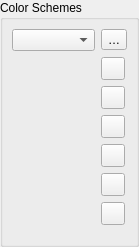
             <widget class="QWidget" name="scrollAreaWidgetContents">
              <property name="geometry">
               <rect>
                <x>0</x>
                <y>0</y>
                <width>139</width>
                <height>247</height>
               </rect>
              </property>
              <layout class="QHBoxLayout" name="horizontalLayout_46">
               <property name="leftMargin">
                <number>0</number>
               </property>
               <property name="topMargin">
                <number>0</number>
               </property>
               <property name="rightMargin">
                <number>0</number>
               </property>
               <property name="bottomMargin">
                <number>0</number>
               </property>
               <item>
                <widget class="QgsCollapsibleGroupBox" name="groupBox_7">
                 <property name="title">
                  <string>Color Schemes</string>
                 </property>
                 <layout class="QGridLayout" name="gridLayout_12">
                  <item row="7" column="1">
                   <spacer name="verticalSpacer_12">
                    <property name="orientation">
                     <enum>Qt::Vertical</enum>
                    </property>
                    <property name="sizeHint" stdset="0">
                     <size>
                      <width>20</width>
                      <height>40</height>
                     </size>
                    </property>
                   </spacer>
                  </item>
                  <item row="5" column="1">
                   <widget class="QToolButton" name="mButtonImportColors">
                    <property name="toolTip">
                     <string>Import colors from file</string>
                    </property>
                    <property name="text">
                     <string />
                    </property>
                    <property name="icon">
                     <iconset resource="../../images/images.qrc">
                      <normaloff>:/images/themes/default/mActionFileOpen.svg</normaloff>:/images/themes/default/mActionFileOpen.svg</iconset>
                    </property>
                   </widget>
                  </item>
                  <item row="1" column="0" rowspan="8">
                   <widget class="QgsColorSchemeList" name="mTreeCustomColors" native="true">
                    <property name="focusPolicy">
                     <enum>Qt::StrongFocus</enum>
                    </property>
                   </widget>
                  </item>
                  <item row="4" column="1">
                   <widget class="QToolButton" name="mButtonPasteColors">
                    <property name="toolTip">
                     <string>Paste colors</string>
                    </property>
                    <property name="text">
                     <string />
                    </property>
                    <property name="icon">
                     <iconset resource="../../images/images.qrc">
                      <normaloff>:/images/themes/default/mActionEditPaste.svg</normaloff>:/images/themes/default/mActionEditPaste.svg</iconset>
                    </property>
                   </widget>
                  </item>
                  <item row="1" column="1">
                   <widget class="QToolButton" name="mButtonAddColor">
                    <property name="toolTip">
                     <string>Add color</string>
                    </property>
                    <property name="text">
                     <string />
                    </property>
                    <property name="icon">
                     <iconset resource="../../images/images.qrc">
                      <normaloff>:/images/themes/default/symbologyAdd.svg</normaloff>:/images/themes/default/symbologyAdd.svg</iconset>
                    </property>
                   </widget>
                  </item>
                  <item row="2" column="1">
                   <widget class="QToolButton" name="mButtonRemoveColor">
                    <property name="toolTip">
                     <string>Remove color</string>
                    </property>
                    <property name="text">
                     <string />
                    </property>
                    <property name="icon">
                     <iconset resource="../../images/images.qrc">
                      <normaloff>:/images/themes/default/symbologyRemove.svg</normaloff>:/images/themes/default/symbologyRemove.svg</iconset>
                    </property>
                   </widget>
                  </item>
                  <item row="3" column="1">
                   <widget class="QToolButton" name="mButtonCopyColors">
                    <property name="toolTip">
                     <string>Copy colors</string>
                    </property>
                    <property name="text">
                     <string />
                    </property>
                    <property name="icon">
                     <iconset resource="../../images/images.qrc">
                      <normaloff>:/images/themes/default/mActionEditCopy.svg</normaloff>:/images/themes/default/mActionEditCopy.svg</iconset>
                    </property>
                   </widget>
                  </item>
                  <item row="0" column="0">
                   <layout class="QHBoxLayout" name="horizontalLayout_22">
                    <item>
                     <widget class="QComboBox" name="mColorSchemesComboBox" />
                    </item>
                   </layout>
                  </item>
                  <item row="6" column="1">
                   <widget class="QToolButton" name="mButtonExportColors">
                    <property name="toolTip">
                     <string>Export colors</string>
                    </property>
                    <property name="text">
                     <string />
                    </property>
                    <property name="icon">
                     <iconset resource="../../images/images.qrc">
                      <normaloff>:/images/themes/default/mActionFileSave.svg</normaloff>:/images/themes/default/mActionFileSave.svg</iconset>
                    </property>
                   </widget>
                  </item>
                  <item row="0" column="1">
                   <widget class="QToolButton" name="mSchemeToolButton">
                    <property name="text">
                     <string>…</string>
                    </property>
                    <property name="popupMode">
                     <enum>QToolButton::InstantPopup</enum>
                    </property>
                   </widget>
                  </item>
                 </layout>
                </widget>
               </item>
              </layout>
             </widget>
